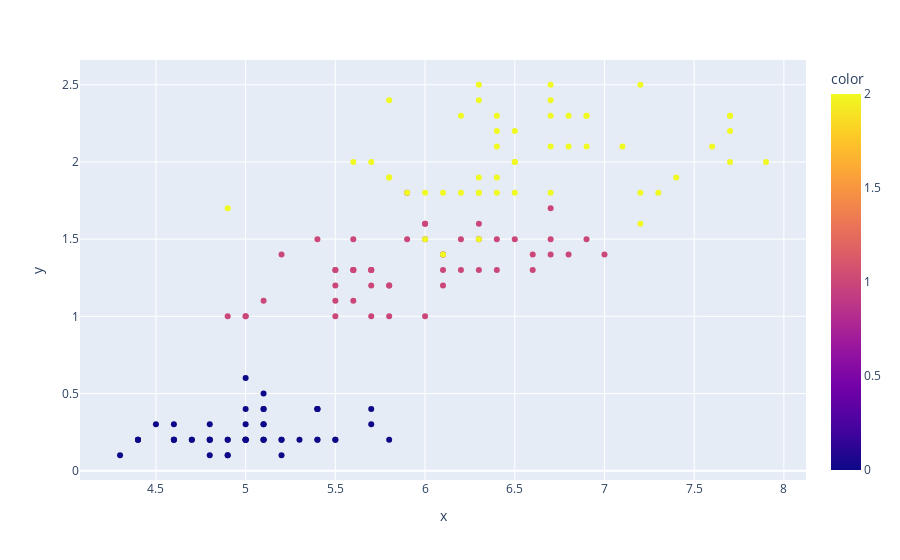

This figure's notebook cell:
### Code cell
px.scatter(x=X[:,0], y=X[:,3], color=y)

### Figure 1 — Plotly figure (JSON) as saved in the notebook; plotly's stock layout.template omitted (floating-point values rounded to 4 significant figures; data arrays with more than 128 entries replaced by an {"elided": "..."} marker saying what was removed)
{"data": [{"hovertemplate": "x=%{x}<br>y=%{y}<br>color=%{marker.color}<extra></extra>", "legendgroup": "", "marker": {"color": {"elided": "150 int values"}, "coloraxis": "coloraxis", "symbol": "circle"}, "mode": "markers", "name": "", "orientation": "v", "showlegend": false, "type": "scatter", "x": {"elided": "150 float values"}, "xaxis": "x", "y": {"elided": "150 float values"}, "yaxis": "y"}], "layout": {"autosize": true, "coloraxis": {"colorbar": {"title": {"text": "color"}}, "colorscale": [[0, "#0d0887"], [0.1111, "#46039f"], [0.2222, "#7201a8"], [0.3333, "#9c179e"], [0.4444, "#bd3786"], [0.5556, "#d8576b"], [0.6667, "#ed7953"], [0.7778, "#fb9f3a"], [0.8889, "#fdca26"], [1, "#f0f921"]]}, "legend": {"tracegroupgap": 0}, "margin": {"t": 60}, "xaxis": {"anchor": "y", "autorange": true, "domain": [0, 1], "range": [4.079, 8.121], "title": {"text": "x"}, "type": "linear"}, "yaxis": {"anchor": "x", "autorange": true, "domain": [0, 1], "range": [-0.07017, 2.67], "title": {"text": "y"}, "type": "linear"}}}
